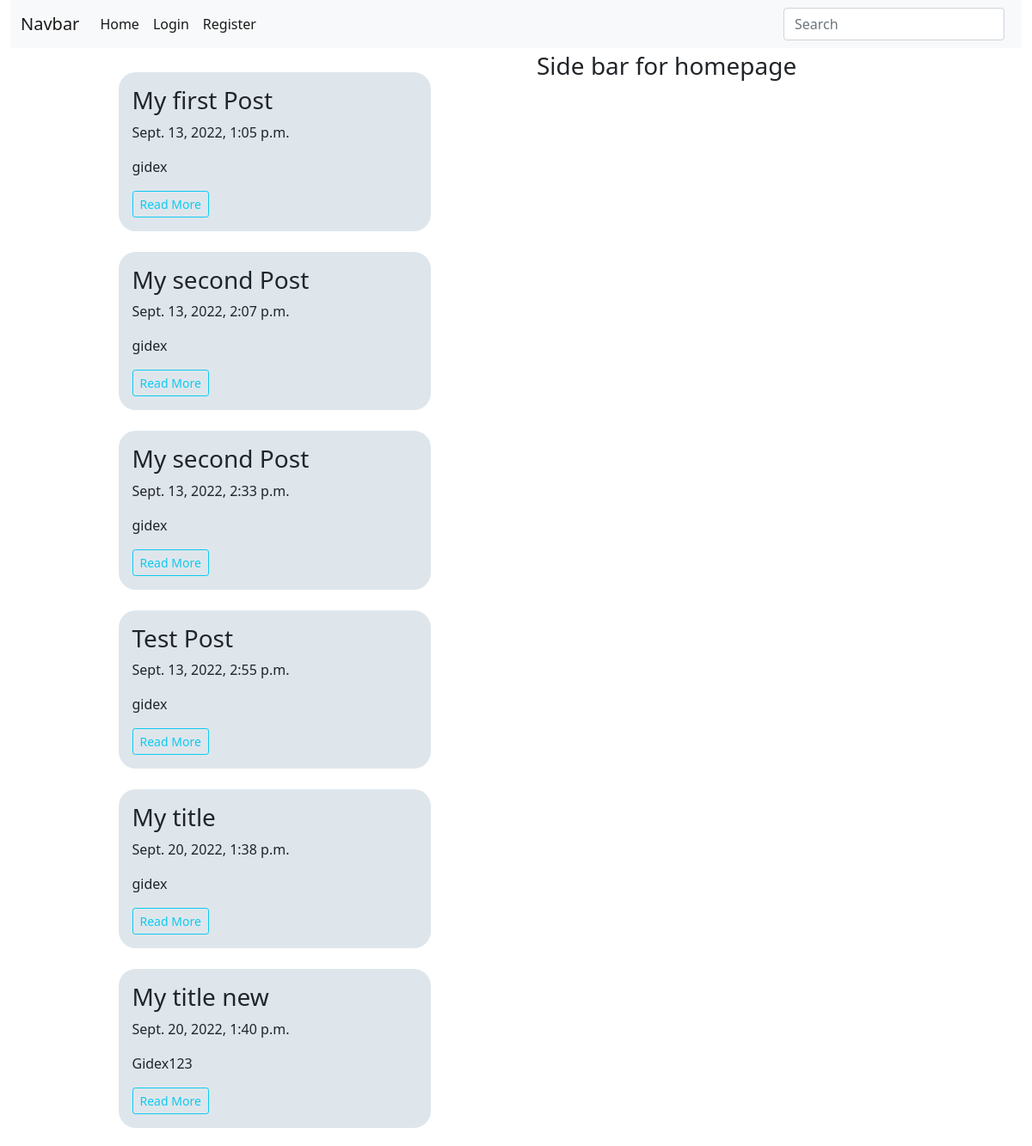
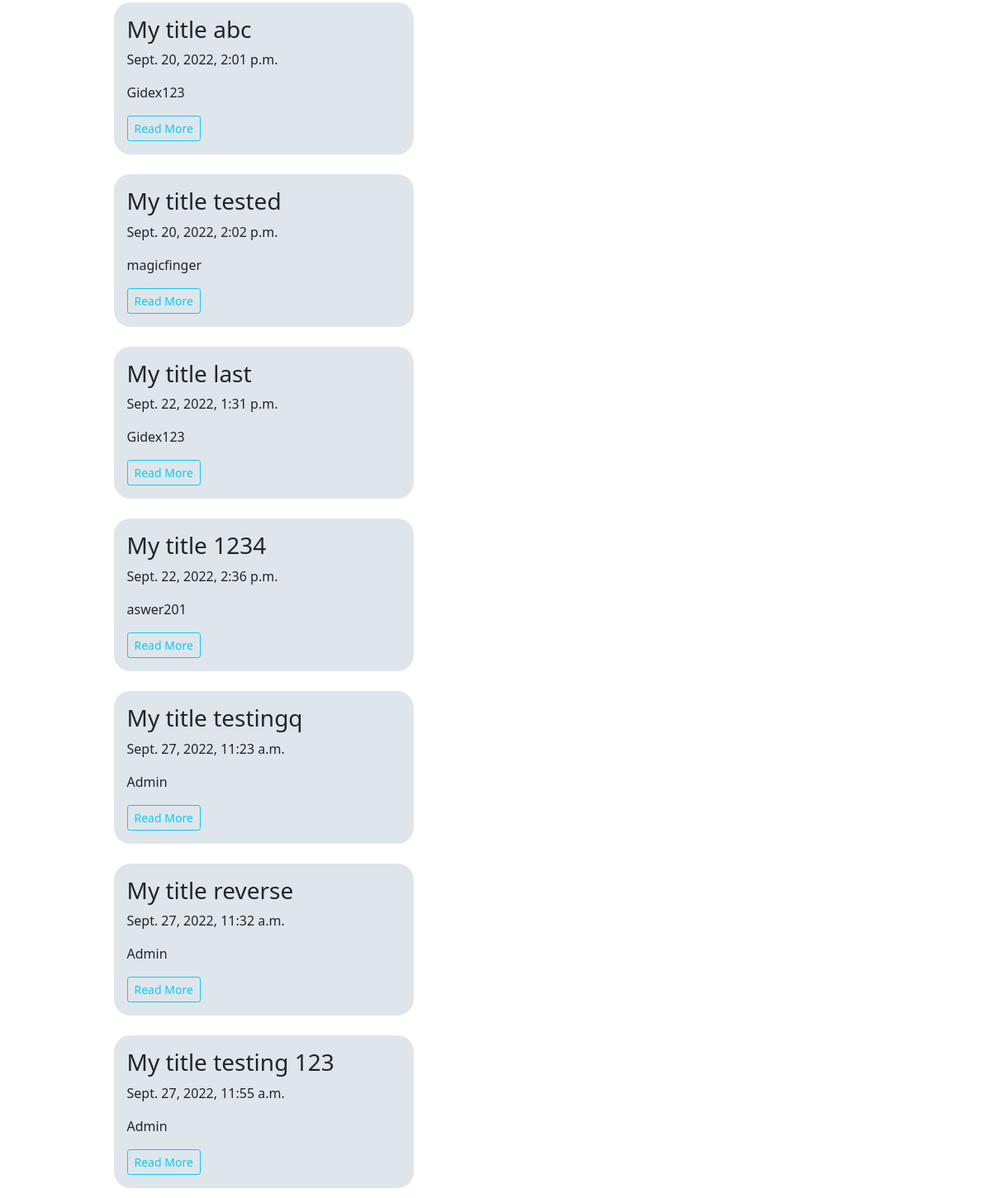
Before: / with the older database file (2 pictures, top to bottom).
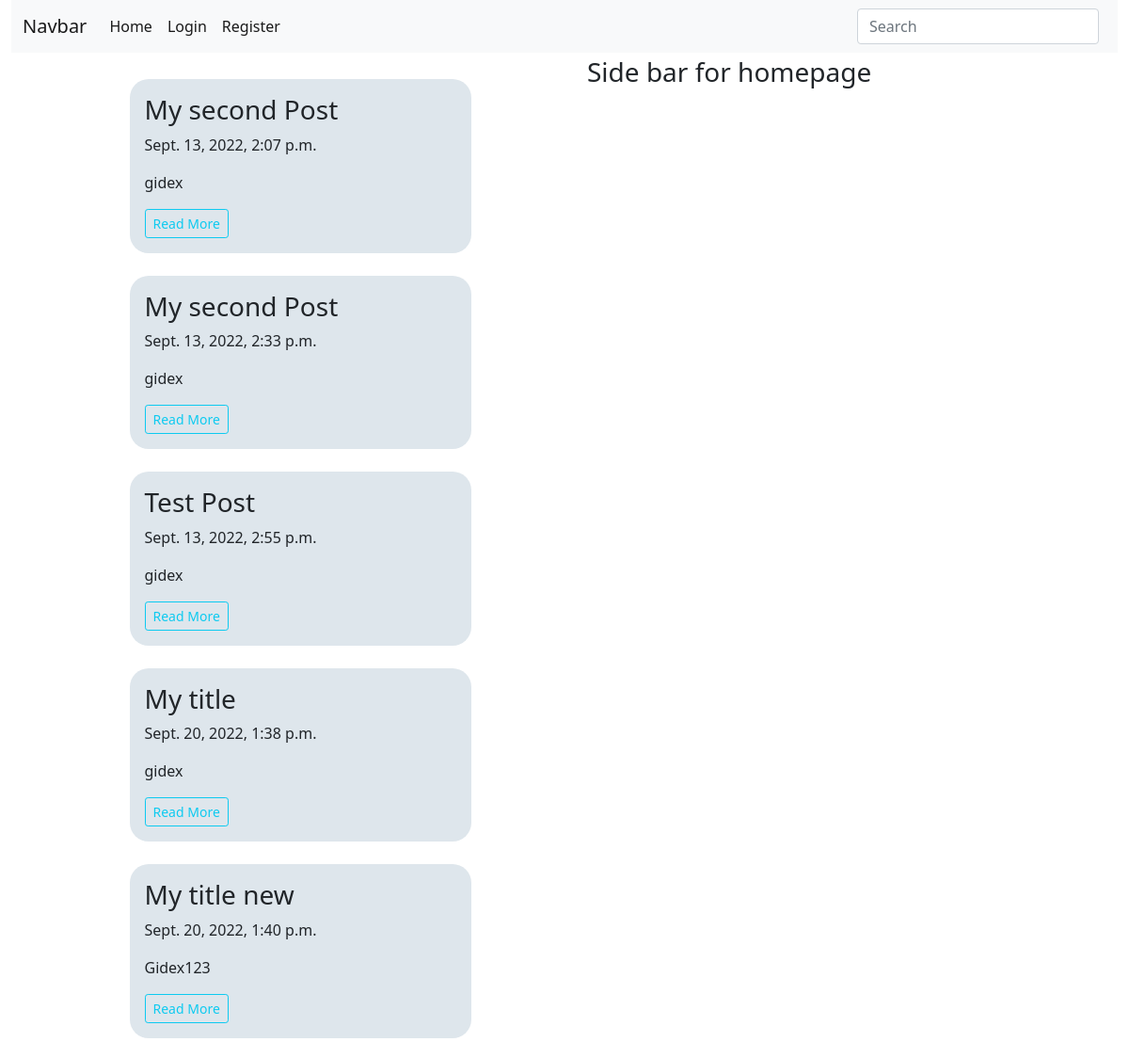
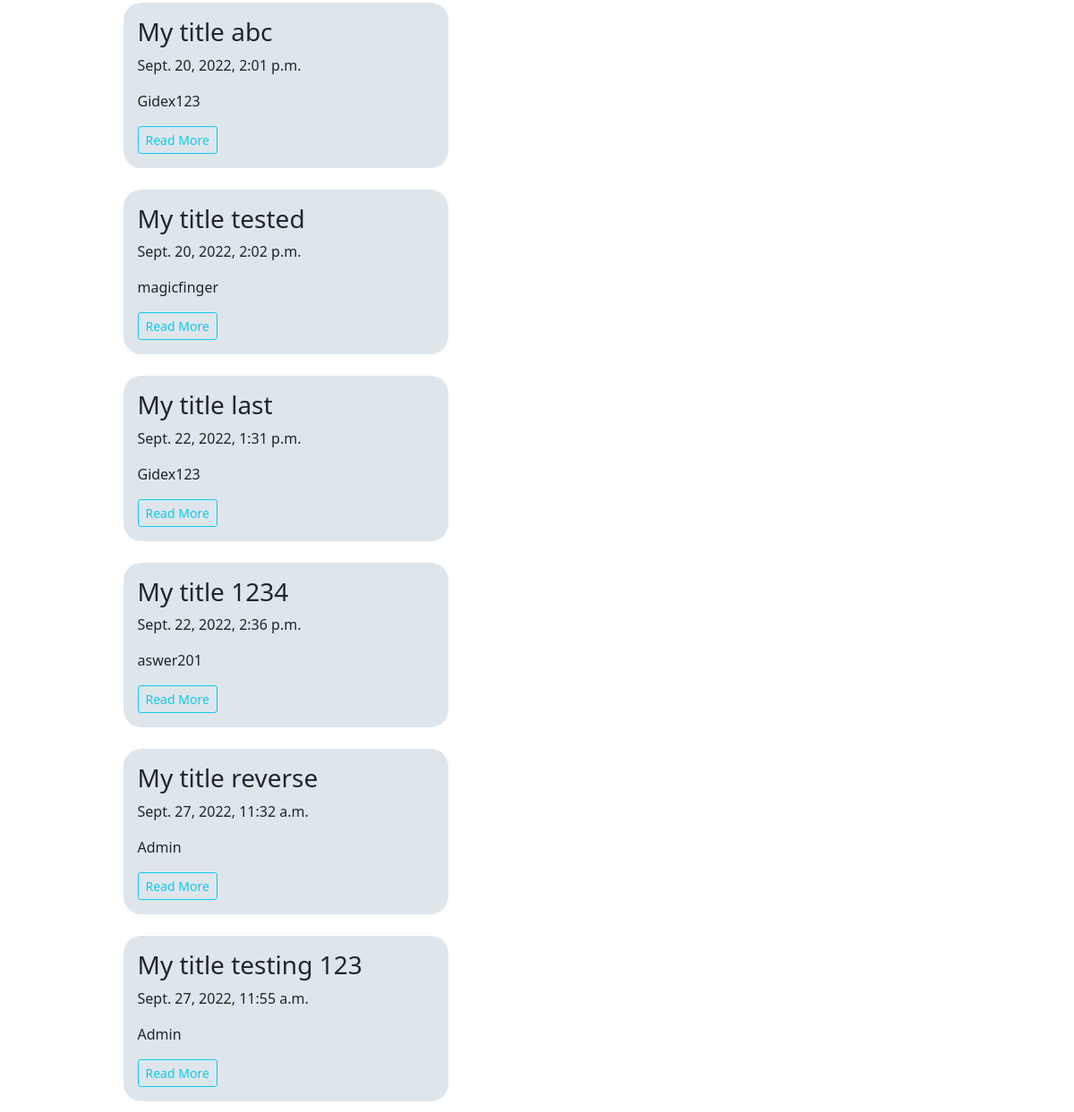
After: the same page with the newer database file (2 pictures, top to bottom).
### my_app/models.py (models this page shows, shortened)
class Post(models.Model):
    title = models.CharField(max_length=50, default='My title')
    body = models.TextField()
    date_created = models.DateTimeField(default = timezone.now)
    owner = models.ForeignKey(User, on_delete=models.CASCADE)

### my_app/views.py (the view)
# urls.py: path('', views.home, name='homepage'),
def home(request):
    posts = Post.objects.all()
    return render(request, 'my_app/home.html', {'all_posts': posts})

### my_app/templates/my_app/home.html (shortened to what this page needs)
{% extends 'my_app/base.html' %}
{% block main-content %}
<div class="container">
    <div class="row">
        <div class="col-10 m-auto ">
            {% for post in all_posts %}
            <div class=" m-4 p-3 mb-2" style="border-radius: 20px; background-color: #dee6ec;">
                <h3> {{post.title}}</h3>
                <p>{{post.date_created}}</p>
                <p>{{post.owner.username}}</p>
                <a class="btn btn-sm btn-outline-info" href="{% url 'detailpage' post.id %}">Read More</a>
            </div>
            {% endfor %}
        </div>
    </div>
</div>
{% endblock main-content %}
{% block side-content %}
<h3> Side bar for homepage</h3>
{% endblock %}

### my_app/templates/my_app/base.html (shortened to what this page needs)
<!DOCTYPE html>
<html lang="en">
<head>
    <link href="https://cdn.jsdelivr.net/npm/bootstrap@5.0.2/dist/css/bootstrap.min.css" rel="stylesheet">
</head>
<body>
    <div class="container-fluid">
        <nav class="navbar navbar-expand-lg navbar-light bg-light">
            <div class="container-fluid">
                <a class="navbar-brand" href="#">Navbar</a>
                <div class="collapse navbar-collapse" id="navbarSupportedContent">
                    <ul class="navbar-nav me-auto mb-2 mb-lg-0">
                        <li class="nav-item">
                            <a class="nav-link active" aria-current="page" href="{% url 'homepage' %}">Home</a>
                        </li>
                        {% if user.is_authenticated %}
                        <li class="nav-item">
                            <a class="nav-link active" aria-current="page" href="{% url 'logoutpage' %}">Logout</a>
                        </li>
                        {% else %}
                        <li class="nav-item">
                            <a class="nav-link active" aria-current="page" href="{% url 'loginpage' %}">Login</a>
                        </li>
                        <li class="nav-item">
                            <a class="nav-link active" aria-current="page" href="{% url 'register' %}">Register</a>
                        </li>
                        {% endif %}
                    </ul>
                    <form class="d-flex">
                        <input class="form-control me-2" type="search" placeholder="Search" aria-label="Search">
                    </form>
                </div>
            </div>
        </nav>
    </div>
    <div class="container">
        <div class="row">
            <div class="col-6 m-1 ">
                {% block main-content %}
                {% endblock %}
            </div>
            <div class="col-4 m-1" >
                {% block side-content %}
                {% endblock %}
            </div>
        </div>
    </div>
</body>
</html>

Changed rows visible on the page:
removed Post: title "My first Post", date_created "Sept. 13, 2022, 1:05 p.m.", owner.username "gidex"
removed Post: title "My title testingq", date_created "Sept. 27, 2022, 11:23 a.m.", owner.username "Admin"
